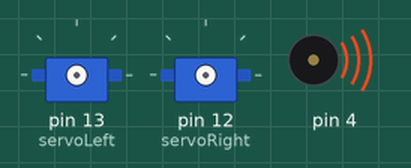
Simulated run of this sketch. Board: Arduino Uno, built with avr-gcc and run on an emulated ATmega328P. Parts: 2 × servo, buzzer (waves = sounding). Random numbers use the default seed unless the sketch sets one.

Above: at 0.1 s.
At 1.1 s:
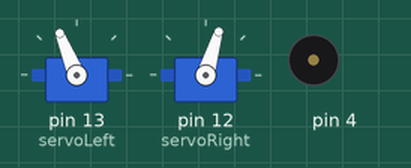
At 8.9 s:
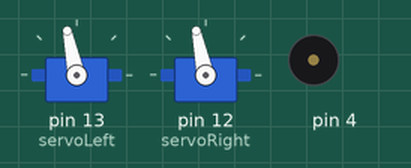
At 20.4 s:
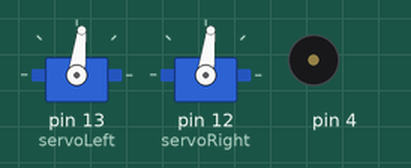
Timing chart, 0 to 37.7 s (numbered marks = the images above):
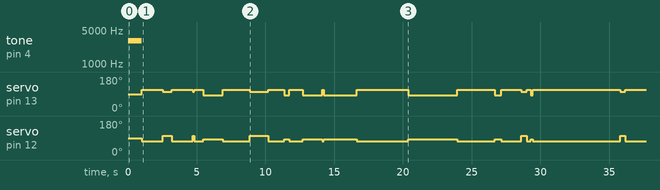

The sketch:

randomwalk.ino
```cpp
/*
 * Robotics with the BOE Shield - PhototransistorVoltage
 * Display voltage of phototransistor circuit output connected to A3 in
 * the serial monitor.
 */
#include <Servo.h>

Servo servoLeft;
Servo servoRight;

int state = 0; // 0 = forward, 1 = right turn, 2 = left turn, 3 = stop & beep, 4 = reverse

const int turnProbability = 10;
const int rightTurnProbability = 500;
const int stopTurnProbability = 20;

const int loopFrequency = 100;

void setup()                                 // Built-in initialization block
{
  Serial.begin(9600);                 // Set data rate to 9600 bps
  tone(4, 3000, 1000);
  delay(1000);
  servoLeft.attach(13);
  servoRight.attach(12);
}

void loop() { // Main loop auto-repeats
  boolean leftWisker = false;
  boolean rightWisker = false;
  boolean foundMine = false;

  //TODO read wiskers


  //make decision(s)
  switch (state) {
    case 0: // forward
      if (leftWisker) {
        state = 1;
      }
      if(rightWisker){
        state = 2;
      }
      if(foundMine){
        state = 3;
      }

      //change state to turning?
      if(random(1000) < turnProbability){
        if(random(1000) < rightTurnProbability){
          state = 1;
        }else{
          state = 2;
        }
      }
      break;
    case 1: // right turn

      //stop turning?
      if(random(1000) < stopTurnProbability){
        state = 0;
      }
      break;
    case 2: // left turn
      //stop turning?
      if(random(1000) < stopTurnProbability){
        state = 0;
      }
        break;
    case 3: // stop & beep
        break;
  }


      //take action
      int speedLeft = 0;
      int speedRight = 0;

      switch (state) {
        case 0: // forward
          speedLeft = 200;
          speedRight = 200;
          break;
        case 1: // right turn
          speedLeft = 100;
          speedRight = -100;
          break;
        case 2: // left turn
          speedLeft = -100;
          speedRight = 100;
          break;
        case 3: // stop & beep
          speedLeft = 0;
          speedRight = 0;
          break;
      }

      delay(1000/loopFrequency);
      //  if(volts(A3)<0.2){
      //    speedLeft=0;
      //  speedRight=0;
      //  }
      //  else{
      //    speedLeft=200;
      //    speedRight=200;
      //  }
      //
      //
      //  // Delay for 1 second
      maneuver(speedLeft,speedRight,20);
    }

      float volts(int adPin)                       // Measures volts at adPin
      { // Returns floating point voltage
        return float(analogRead(adPin)) * 5.0 / 1024.0;
      }

      void maneuver(int speedLeft, int speedRight, int msTime)
      {
        servoLeft.writeMicroseconds(1500 + speedLeft);   // Set left servo speed
        servoRight.writeMicroseconds(1500 - speedRight); // Set right servo speed
        if (msTime == -1)                                // if msTime = -1
        {
          servoLeft.detach();                            // Stop servo signals
          servoRight.detach();
        }
        delay(msTime);                                   // Delay for msTime
      }
```

Measured:
- by itself, servo on pin 12 (servoRight): 90° → 73° at 1.0 s, → 102° 1.5 s later, → 73° 0.67 s later, → 102° 1.5 s later, … (25 changes in this stretch)
- by itself, servo on pin 13 (servoLeft): 90° → 112° at 1.0 s, → 102° 1.5 s later, → 112° 0.67 s later, → 102° 1.5 s later, … (25 changes in this stretch)
